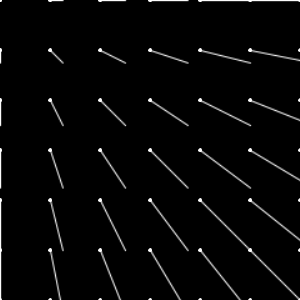
Frame 1 (no input)
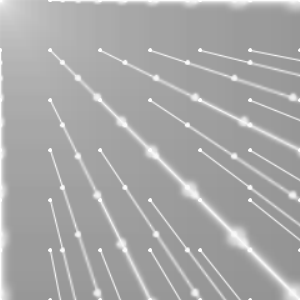
Frame 60 (the mouse pressed at the canvas centre just before this capture)
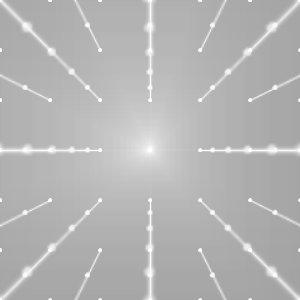
Frame 120 (the mouse held since frame 60 and released just before this capture)

The Processing sketch that drew these frames (run headless with seeded random() and noise(); from frame 60 on, the mouse is pressed at the canvas centre):

// Processing sketch: processing_7362
// ── processing_7362.pde

	public static int MAX_GRID_WIDTH = 64;
	public static int MAX_GRID_HEIGHT = 48;

	private GridNode[][] nodes = new GridNode[MAX_GRID_WIDTH][MAX_GRID_HEIGHT];

	private int gridWidth = 7;
	private int gridHeight = 7;

	public void setup() {
		size(300, 300);
		for (int x = 0; x < gridWidth; x++) {
			for (int y = 0; y < gridHeight; y++) {
				GridNode node = new GridNode();
				node.x = x;
				node.y = y;
				nodes[x][y] = node;
			}
		}
		smooth();
		stroke(255);
		fill(255);
		background(0);
	}

	public void draw() {
		update();
		drawVectors();
		applyWarp();
		drawPoints();
	}

	void drawPoints() {
		for (int x = 0; x < gridWidth; x++) {
			for (int y = 0; y < gridHeight; y++) {
				GridNode node = nodes[x][y];
				ellipse(node.getPixelX(), node.getPixelY(), 2.5f, 2.5f);
			}
		}

	}

	void drawVectors() {
		for (int x = 0; x < gridWidth; x++) {
			for (int y = 0; y < gridHeight; y++) {
				GridNode node = nodes[x][y];
				line(node.getPixelX(), node.getPixelY(), (float) node
						.getDifferentialPixelX(), (float) node
						.getDifferentialPixelY());
			}
		}

	}

	void applyWarp() {
		loadPixels();
		for (int x = 0; x < width; x++) {
			for (int y = 0; y < height; y++) {
				VectorType warpedPosition = getWarpedPosition(x, y);
				set(x, y, getColor(warpedPosition));
			}
		}

	}

	/**
	 * This method returns the warped pixel coordinate for a coordinate in the
	 * differential warp field (in pixels). The resulting vector is calculated
	 * by a linear interpolation between the nearest grid node values
	 * 
	 * @param x
	 *            horizontal pixel position
	 * @param y
	 *            vertical pixel position
	 * @return the warped pixel position
	 */
	VectorType getWarpedPosition(float x, float y) {
		int gridX = floor(x / ((float) width / (float) (gridWidth - 1)));
		int gridY = floor(y / ((float) height / (float) (gridHeight - 1)));

		int p0x = nodes[gridX][gridY].getPixelX();
		int p0y = nodes[gridX][gridY].getPixelY();

		float topLeftX = nodes[gridX][gridY].getDifferentialPixelX();
		float topLeftY = nodes[gridX][gridY].getDifferentialPixelY();

		float topRightX = nodes[gridX + 1][gridY].getDifferentialPixelX();
		float topRightY = nodes[gridX + 1][gridY].getDifferentialPixelY();

		float bottomLeftX = nodes[gridX][gridY + 1].getDifferentialPixelX();
		float bottomLeftY = nodes[gridX][gridY + 1].getDifferentialPixelY();

		float bottomRightX = nodes[gridX + 1][gridY + 1]
				.getDifferentialPixelX();
		float bottomRightY = nodes[gridX + 1][gridY + 1]
				.getDifferentialPixelY();

		float cellWidth = (float) width / ((float) gridWidth - 1);
		float cellHeight = (float) height / ((float) gridHeight - 1);
		float u = (x - p0x) / cellWidth;
		float v = (y - p0y) / cellHeight;

		VectorType warpedPosition = new VectorType();
		warpedPosition.x = interpolate(topLeftX, topRightX, bottomLeftX,
				bottomRightX, u, v);
		warpedPosition.y = interpolate(topLeftY, topRightY, bottomLeftY,
				bottomRightY, u, v);
		;
		return warpedPosition;
	}

	/**
	 * @param topLeft
	 * @param topRight
	 * @param bottomLeft
	 * @param bottomRight
	 * @param x horizontal interpolation
	 * @param y vertical interpolation
	 * @return lerp in 2D
	 */
	float interpolate(float topLeft, float topRight, float bottomLeft,
			float bottomRight, float x, float y) {
		return lerp(lerp(topLeft, topRight, x),
				lerp(bottomLeft, bottomRight, x), y);
	}

	/**
	 * @param subPixelPosition
	 * @return bilinear filtered color
	 */
	int getColor(VectorType subPixelPosition) {
		int x = floor(subPixelPosition.x);
		int y = floor(subPixelPosition.y);

		y = constrain(y, 0, height - 2);

		int indexTopLeft = x + y * width;
		int indexTopRight = x + 1 + y * width;
		int indexBottomLeft = x + (y + 1) * width;
		int indexBottomRight = x + 1 + (y + 1) * width;

		float u = subPixelPosition.x - x;
		float v = subPixelPosition.y - y;

		int c = lerpColor(lerpColor(pixels[indexTopLeft],
				pixels[indexTopRight], u), lerpColor(pixels[indexBottomLeft],
				pixels[indexBottomRight], u), v);

		float r = red(c);
		float g = green(c);
		float b = blue(c);

		r = constrain(r - 4, 0, 255);
		g = constrain(g - 4, 0, 255);
		b = constrain(b - 4, 0, 255);

		return color(r, g, b);
	}

	void update() {
		for (int x = 0; x < gridWidth; x++) {
			for (int y = 0; y < gridHeight; y++) {
				GridNode node = nodes[x][y];
				node.warp.x = mouseX - node.getPixelX();
				node.warp.y = mouseY - node.getPixelY();
				node.warp.x *= 0.2;
				node.warp.y *= 0.2;
			}
		}
	}

	public class VectorType {
		float x, y;
	}

	public class GridNode {
		int x, y;
		VectorType warp = new VectorType();

		public int getPixelX() {
			return x * width / (gridWidth - 1);
		}

		public int getPixelY() {
			return y * height / (gridHeight - 1);
		}

		public float getDifferentialPixelX() {
			return getPixelX() + warp.x;
		}

		public float getDifferentialPixelY() {
			return getPixelY() + warp.y;
		}
	}
